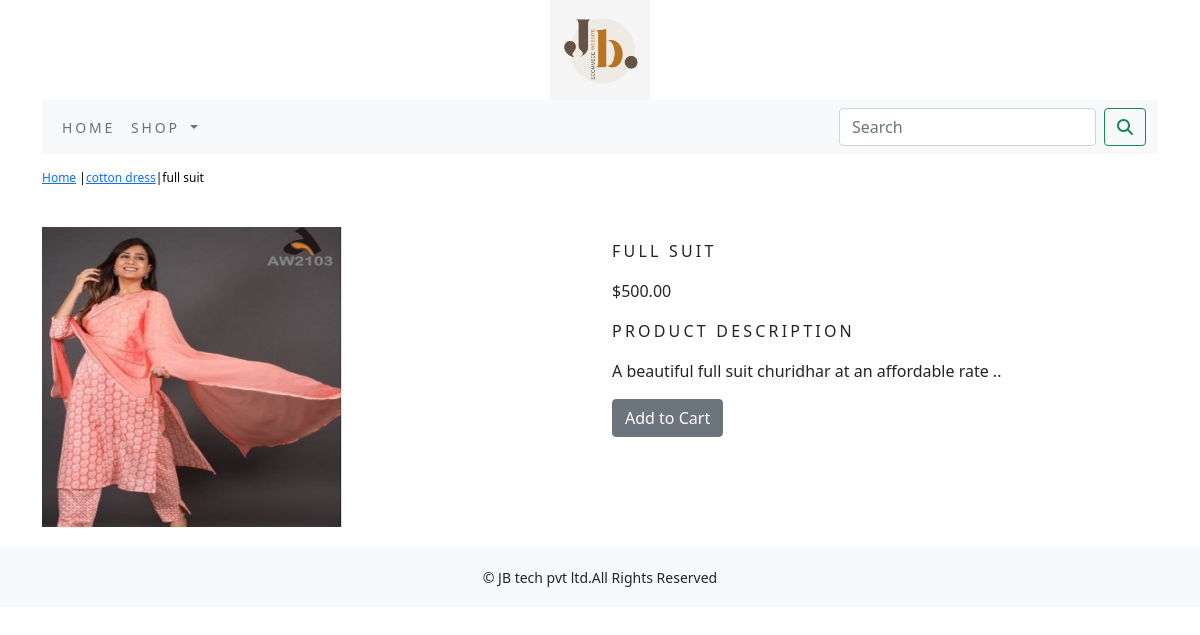
The app's page /shop/cotton-dress/product3/ with its own data.
### shop/models.py (models this page shows, shortened)
class Product(models.Model):
    name = models.CharField(max_length=250, unique=True)
    slug = models.SlugField(max_length=250, unique=True)
    description = models.TextField(blank=True)
    price=models.DecimalField(max_digits=10,decimal_places=2)
    category=models.ForeignKey(Category,on_delete=models.CASCADE)
    image = models.ImageField(upload_to='product', blank=True)
    stock=models.IntegerField()
    available=models.BooleanField(default=True)
    created=models.DateTimeField(auto_now_add=True)
    updated=models.DateTimeField(auto_now=True)
    class Meta:
        ordering = ('name',)
        verbose_name = 'product'
        verbose_name_plural = 'products'

class Category(models.Model):
    name=models.CharField(max_length=250,unique=True)
    slug=models.SlugField(max_length=250,unique=True)
    description=models.TextField(blank=True)
    image=models.ImageField(upload_to='category',blank=True)
    class Meta:
        ordering=('name',)
        verbose_name='category'
        verbose_name_plural='categories'
    def get_url(self):
        return reverse('shop:product_by_category',args=[self.slug])
    def __str__(self):
        return '{}'.format(self.name)

### shop/views.py (the view)
# urls.py: path('<slug:c_slug>/<slug:product_slug>/',views.proDetail,name='prodCatdetail'),
def proDetail(request,c_slug,product_slug):
    try:
        product=Product.objects.get(category__slug=c_slug,slug=product_slug)
    except Exception as e:
        raise e
    return render(request,'product.html',{'product':product})

### cart/context_processors.py (called while the page is built)
def counter(request):
    item_count=0
    if 'admin' in request.path:
        return {}
    else:
        try:
            cart=Cart.objects.filter(cart_id=_cart_id(request))
            car_items=CartItem.objects.all().filter(cart=cart[:1])
            for cart_item in car_items:
                item_count+=cart_item.quantity
        except Cart.DoesNotExist:
            item_count=0
    return dict(item_count=item_count)

### cart/views.py (called while the page is built)
def _cart_id(request):
    cart=request.session.session_key
    if not cart:
        cart=request.session.create()
    return cart

### shop/context_processors.py (called while the page is built)
def menu_links(request):
    links=Category.objects.all()
    return dict(links=links)

### templates/product.html (shortened to what this page needs)
{% extends 'base.html' %}
{% load static %}
{% block content %}
<div class="row my_prod_row_class">
    <div class="mx_auto">
        <p><a href="{% url 'shop:allProdCat' %}">Home</a> |<a href="{{product.category.get_url}}">{{product.category}}</a>|{{product.name}}</p>
    </div>
<div class="container">
<br>
    <div class="row">
        <div class="col-12 col-sm-12 col-md-12 col-lg-6">
            <div style="min-width:18rem">
            <img src="{{product.image.url}}" alt="{{product.name}}" width="300px" height="300px">
            </div>
        </div>
    <div class="col-12 col-sm-12 col-md-12 col-lg-6">
        <div>
        <h1 class="my_prod_title">{{product.name}}</h1>
        <p>${{product.price}}</p>
        <p class="my_title">Product Description</p>
        <p class="text-justify my_prod_text">{{product.description}}</p>
        {% if product.stock <= 0 %}
        <p><b>Out of stock</b></p>
        {% else %}
            <a class="btn btn-secondary" href="{% url 'cart:add_cart' product.id %}">Add to Cart</a>
        {% endif %}
        </div>
    </div>
</div>
</div>
</div>
{% endblock %}

### static/css/custom.css (style rules this page uses)
body { font-family: 'Roboto', sans-serif; }
.my_title { font-size:16px; text-transform:uppercase; letter-spacing:.2em; }
.my_prod_row_class { padding-top:15px; padding-bottom:20px; }
.my_prod_row_class .mx_auto { color:#000; font-size:12px; text-decoration:none; }
.my_prod_title { font-size:16px; text-transform:uppercase; letter-spacing:.2em; padding-top:15px; padding-bottom:10px; }
.my_prod_text { padding-right:20px; }

### records on screen
Product: category "cotton dress", name "full suit", image (picture), name "FULL SUIT", price "500.00", description "A beautiful full suit churidhar at an affordable rate .."
